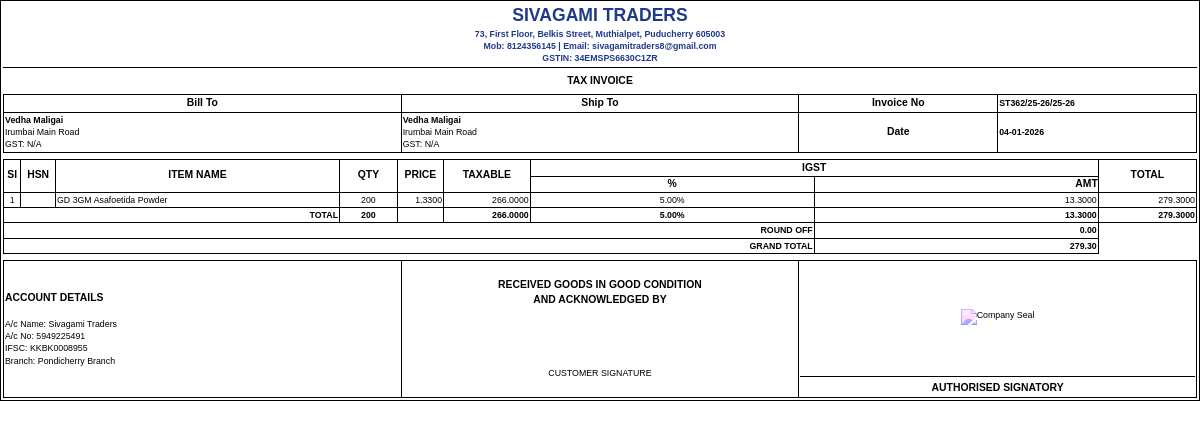
The page /billing/print/1 on the database its author committed.
### tables this page shows
CREATE TABLE seller_info (
            id INTEGER PRIMARY KEY AUTOINCREMENT,
            seller_name TEXT NOT NULL,
            address TEXT,
            email TEXT,
            mobile TEXT,
            gst_number TEXT,
            account_name TEXT,
            account_number TEXT,
            ifsc_code TEXT,
            account_type TEXT,
            branch TEXT,
            created_at TIMESTAMP DEFAULT CURRENT_TIMESTAMP,
            updated_at TIMESTAMP DEFAULT CURRENT_TIMESTAMP
        , state TEXT);

CREATE TABLE billing (
                    id INTEGER PRIMARY KEY AUTOINCREMENT,
                    bill_id TEXT UNIQUE NOT NULL,
                    customer_id INTEGER NOT NULL,
                    bill_date DATE NOT NULL,
                    subtotal REAL DEFAULT 0.0,
                    gst_amount REAL DEFAULT 0.0,
                    total_amount REAL NOT NULL DEFAULT 0.0,
                    payment_status TEXT DEFAULT 'Pending',
                    notes TEXT,
                    created_at TIMESTAMP DEFAULT CURRENT_TIMESTAMP, round_off REAL DEFAULT 0.0,
                    FOREIGN KEY (customer_id) REFERENCES customers (id)
                );

CREATE TABLE customers (
                    id INTEGER PRIMARY KEY AUTOINCREMENT,
                    customer_id TEXT UNIQUE NOT NULL,
                    vendor_code TEXT UNIQUE,
                    name TEXT NOT NULL,
                    email TEXT,
                    mobile TEXT,
                    address TEXT,
                    state TEXT,
                    gst_number TEXT,
                    created_at TIMESTAMP DEFAULT CURRENT_TIMESTAMP
                );

CREATE TABLE billing_items (
                    id INTEGER PRIMARY KEY AUTOINCREMENT,
                    bill_id INTEGER NOT NULL,
                    product_id INTEGER NOT NULL,
                    product_name TEXT NOT NULL,
                    quantity INTEGER NOT NULL DEFAULT 1,
                    unit_price REAL NOT NULL DEFAULT 0.0,
                    gst_percentage REAL NOT NULL DEFAULT 0.0,
                    gst_amount REAL NOT NULL DEFAULT 0.0,
                    cgst REAL NOT NULL DEFAULT 0.0,
                    sgst REAL NOT NULL DEFAULT 0.0,
                    igst REAL NOT NULL DEFAULT 0.0,
                    total REAL NOT NULL DEFAULT 0.0, hsn_code TEXT,
                    FOREIGN KEY (bill_id) REFERENCES billing (id) ON DELETE CASCADE,
                    FOREIGN KEY (product_id) REFERENCES inventory (id)
                );

### routes/billing.py (the view)
@billing_bp.route('/print/<int:id>')
def print_bill(id):
    conn = get_db_connection()
    bill = conn.execute('''
        SELECT b.*, c.name as customer_name, c.email, c.mobile, c.address, c.gst_number
        FROM billing b
        JOIN customers c ON b.customer_id = c.id
        WHERE b.id = ?
    ''', (id,)).fetchone()
    if not bill:
        flash('Bill not found!', 'error')
        conn.close()
        return redirect(url_for('billing.index'))
    bill_dict = dict(bill)
    if bill_dict['bill_date']:
        date_obj = datetime.strptime(bill_dict['bill_date'], '%Y-%m-%d')
        bill_dict['bill_date'] = date_obj.strftime('%d-%m-%Y')
    items = conn.execute('''
        SELECT bi.*, i.product_id as inventory_product_id
        FROM billing_items bi
        LEFT JOIN inventory i ON bi.product_id = i.id
        WHERE bi.bill_id = ?
        ORDER BY bi.id
    ''', (bill_dict['bill_id'],)).fetchall()
    seller = conn.execute('SELECT * FROM seller_info ORDER BY id DESC LIMIT 1').fetchone()
    conn.close()
    return render_template('billing/print.html', bill=bill_dict, items=items, seller=seller)

### database.py (called while the page is built)
def get_db_connection():
    conn = sqlite3.connect(DATABASE)
    conn.row_factory = sqlite3.Row
    return conn

### templates/billing/print.html (shortened to what this page needs)
<!DOCTYPE html>
<html lang="en">
<head>
</head>
<body>
<div class="invoice">
<div class="header">
    <h1>{{ seller['seller_name'] }}</h1>
    <p>{{ seller['address'] }}</p>
    <p>Mob: {{ seller['mobile'] }} | Email: {{ seller['email'] }}</p>
    <p>GSTIN: {{ seller['gst_number'] }}</p>
</div>
<div class="section text-center"><strong>TAX INVOICE</strong></div>
<table class="section">
<tr>
    <th colspan="2">Bill To</th>
    <th colspan="2">Ship To</th>
    <th>Invoice No</th>
    <td><strong>{{ bill['bill_id'] }}/25-26</strong></td>
</tr>
<tr>
    <td colspan="2">
        <strong>{{ bill['customer_name'] }}</strong><br>
        {{ bill['address'] }}<br>
        GST: {{ bill['gst_number'] or 'N/A' }}
    </td>
    <td colspan="2">
        <strong>{{ bill['customer_name'] }}</strong><br>
        {{ bill['address'] }}<br>
        GST: {{ bill['gst_number'] or 'N/A' }}
    </td>
    <th>Date</th>
    <td><strong>{{ bill['bill_date'] }}</strong></td>
</tr>
</table>
{% set has_igst = items|selectattr('igst','greaterthan',0)|list|length > 0 %}
{% set has_cgst_sgst = items|selectattr('cgst','greaterthan',0)|list|length > 0 %}
{% set gst_rate = items[0]['gst_percentage'] if items|length > 0 else 0 %}
{% set ns = namespace(total_qty=0,total_taxable=0,total_cgst=0,total_sgst=0,total_igst=0,total_amount=0) %}
<table class="section">
<thead>
<tr>
    <th rowspan="2" class="col-sl">Sl</th>
    <th rowspan="2" class="col-hsn">HSN</th>
    <th rowspan="2" class="col-item">ITEM NAME</th>
    <th rowspan="2" class="col-qty">QTY</th>
    <th rowspan="2" class="col-price">PRICE</th>
    <th rowspan="2" class="col-taxable">TAXABLE</th>
    {% if has_igst %}<th colspan="2">IGST</th>{% endif %}
    <th rowspan="2" class="col-total">TOTAL</th>
</tr>
<tr>
{% if has_igst %}
    <th class="col-gst-pct">%</th><th class="col-gst-amt">AMT</th>
{% endif %}
</tr>
</thead>
<tbody>
{% for item in items %}
{% set taxable = item['quantity'] * item['unit_price'] %}
{% set ns.total_qty = ns.total_qty + item['quantity'] %}
{% set ns.total_taxable = ns.total_taxable + taxable %}
{% set ns.total_cgst = ns.total_cgst + item['cgst'] %}
{% set ns.total_sgst = ns.total_sgst + item['sgst'] %}
{% set ns.total_igst = ns.total_igst + item['igst'] %}
{% set ns.total_amount = ns.total_amount + item['total'] %}
<tr>
<td class="text-center">{{ loop.index }}</td>
<td>{{ item['hsn'] }}</td>
<td class="col-item">{{ item['product_name'] }}</td>
<td class="text-center">{{ item['quantity'] }}</td>
<td class="text-right">{{ "%.4f"|format(item['unit_price']) }}</td>
<td class="text-right">{{ "%.4f"|format(taxable) }}</td>
{% if has_igst %}
<td class="gst-cell">{{ "%.2f"|format(item['gst_percentage']) }}%</td>
<td class="gst-cell text-right">{{ "%.4f"|format(item['igst']) }}</td>
{% endif %}
<td class="text-right">{{ "%.4f"|format(item['total']) }}</td>
</tr>
{% endfor %}
<tr style="font-weight:bold;">
<td colspan="3" class="text-right">TOTAL</td>
<td class="text-center">{{ ns.total_qty }}</td>
<td></td>
<td class="text-right">{{ "%.4f"|format(ns.total_taxable) }}</td>
{% if has_igst %}
<td class="gst-cell">{{ "%.2f"|format(gst_rate) }}%</td>
<td class="gst-cell text-right">{{ "%.4f"|format(ns.total_igst) }}</td>
{% endif %}
<td class="text-right">{{ "%.4f"|format(ns.total_amount) }}</td>
</tr>
<tr style="font-weight:bold;">
<td colspan="{% if has_cgst_sgst %}9{% elif has_igst %}7{% else %}5{% endif %}" class="text-right">ROUND OFF</td>
<td class="text-right">{{ "%.2f"|format(bill['round_off']) }}</td>
</tr>
<tr style="font-weight:bold;">
<td colspan="{% if has_cgst_sgst %}9{% elif has_igst %}7{% else %}5{% endif %}" class="text-right">GRAND TOTAL</td>
<td class="text-right">{{ "%.2f"|format(bill['total_amount']) }}</td>
</tr>
</tbody>
</table>
<table class="section">
<tr>
    <td colspan="4" style="font-size: var(--font-small);">
        <strong style="font-size: var(--font-base);">ACCOUNT DETAILS</strong><br><br>
        A/c Name: {{ seller['account_name'] }}<br>
        A/c No: {{ seller['account_number'] }}<br>
        IFSC: {{ seller['ifsc_code'] }}<br>
        Branch: {{ seller['branch'] }}
    </td>
    <td colspan="4" style="text-align:center; font-size: var(--font-small);">
        <strong style="font-size: var(--font-base);">RECEIVED GOODS IN GOOD CONDITION<br>AND ACKNOWLEDGED BY</strong>
        <div style="height:60px;"></div>
        CUSTOMER SIGNATURE
    </td>
    <td colspan="4" style="text-align:center;">
        <div class="seal-box">
            <img src="data/company_seal.png" alt="Company Seal">
        </div>
        <div class="sign-line">AUTHORISED SIGNATORY</div>
    </td>
</tr>
</table>
</div>
</body>
</html>

### templates/billing/print.html (style rules this page uses)
* { margin: 0; padding: 0; box-sizing: border-box; }
:root { --font-base: 0.65rem; --font-small: 0.55rem; --font-large: 1.1rem; --pad-xs: 1px; --pad-sm: 2px; --border-thin: 1px; --border-thick: 1.5px; --seller-color: #1f3a8a; }
body { font-family: Arial, sans-serif; font-size: var(--font-base); line-height: 1.4; color: #000; }
.invoice { border: var(--border-thick) solid #000; padding: var(--pad-sm); }
.col-sl { width: 3ch; }
.col-hsn { width: 6ch; }
.col-qty { width: 10ch; }
.col-price { width: 8ch; }
.col-taxable { width: 15ch; }
.col-total { width: 17ch; }
.col-item { width: auto; min-width: 36ch; }
.col-gst-pct { width: 3ch; text-align: center; padding: 0; }
.col-gst-amt { width: 5ch; text-align: right; padding: 0; }
.gst-cell { white-space: nowrap; text-align: center; }
table { width: 100%; border-collapse: collapse; table-layout: fixed; }
th, td { border: var(--border-thin) solid #000; padding: var(--pad-xs); font-size: var(--font-small); }
th { font-weight: bold; text-align: center; font-size: var(--font-base); }
.text-right { text-align: right; }
.text-center { text-align: center; }
.section { margin-top: 6px; }
.header { text-align: center; border-bottom: var(--border-thick) solid #000; padding-bottom: var(--pad-sm); }
.header h1 { font-size: var(--font-large); font-weight: 800; color: var(--seller-color); }
.header p { font-size: var(--font-small); font-weight: bold; color: var(--seller-color); }
.seal-box { height: 90px; margin: 10px 0; display: flex; align-items: center; justify-content: center; }
.seal-box img { max-height: 85px; max-width: 85px; object-fit: contain; filter: grayscale(100%) sepia(100%) saturate(300%) hue-rotate(200deg); }
.sign-line { margin-top: 14px; padding-top: 4px; border-top: 1px solid #000; font-weight: bold; font-size: 0.65rem; }

### rows shown on the page
seller_info: seller_name "SIVAGAMI TRADERS", address "73, First Floor, Belkis Street, Muthialpet, Puducherry 605003", mobile "8124356145", email "sivagamitraders8@gmail.com", gst_number "34EMSPS6630C1ZR", account_name "Sivagami Traders", account_number "5949225491", ifsc_code "KKBK0008955", branch "Pondicherry Branch"
billing: bill_id "ST362/25-26", bill_date "04-01-2026", round_off "0.00", total_amount "279.30"
customers: customer_name "Vedha Maligai", address "Irumbai Main Road", gst_number "N/A"
billing_items: product_name "GD 3GM Asafoetida Powder", quantity "200", unit_price "1.3300", taxable "266.0000", gst_percentage "5.00", igst "13.3000", total "279.3000"

### other values the page prints
{{ ns.total_qty }} "200"
{{ "%.4f"|format(ns.total_taxable) }} "266.0000"
{{ "%.4f"|format(ns.total_igst) }} "13.3000"
{{ "%.4f"|format(ns.total_amount) }} "279.3000"
